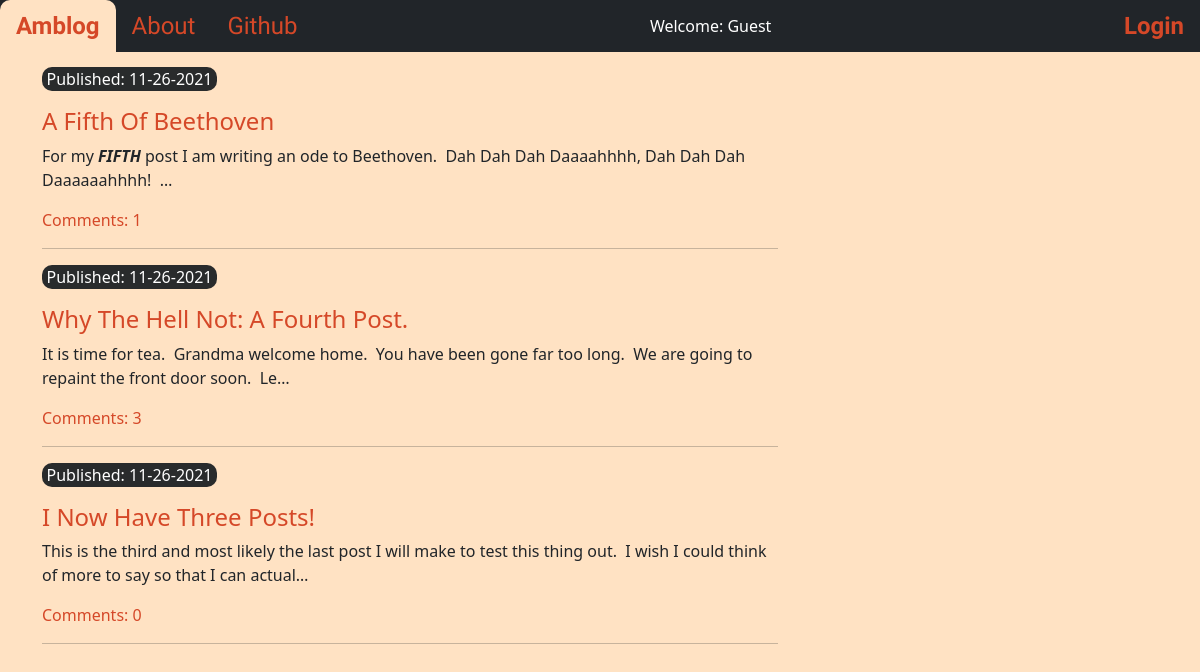
Before: / with the older database file.
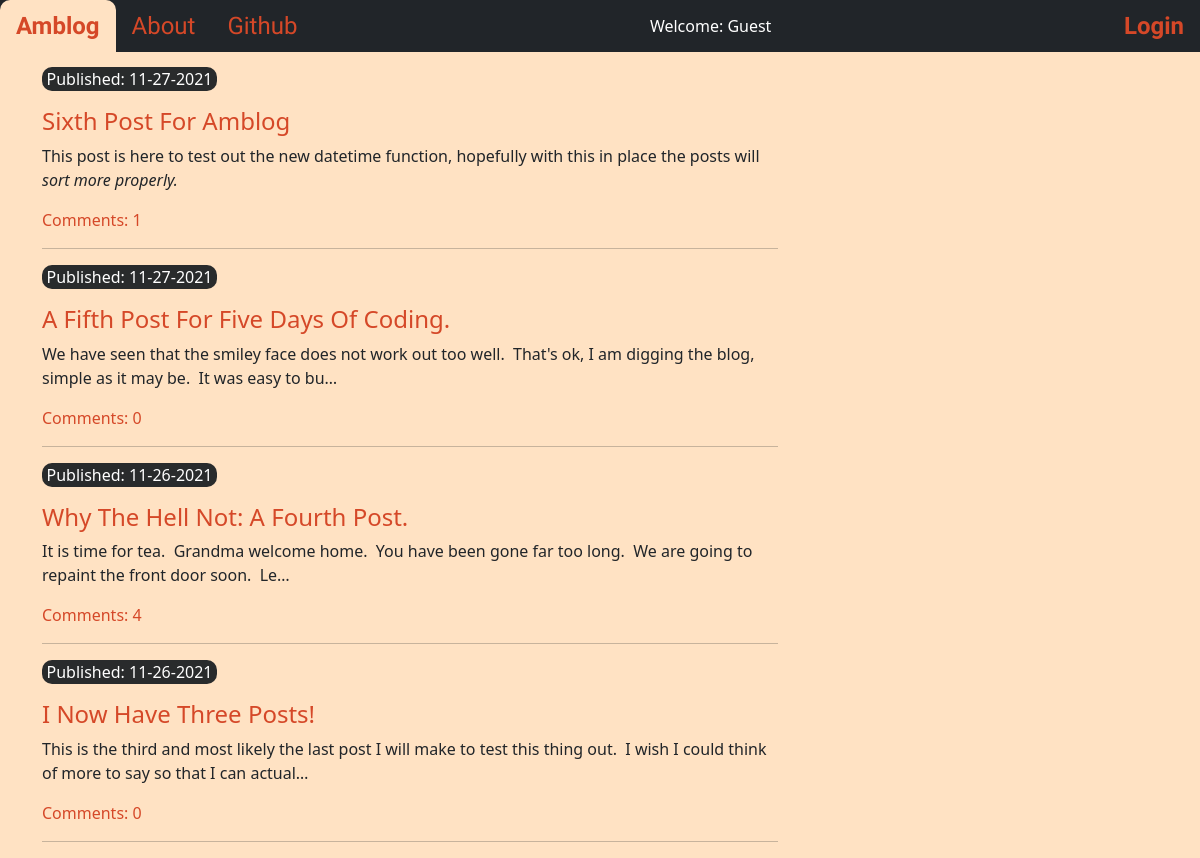
After: the same page with the newer database file.
### blog/models.py (models this page shows, shortened)
class Post(models.Model):
    author = models.ForeignKey('auth.User', on_delete=models.CASCADE)
    title = models.CharField(max_length=128)
    text = models.TextField()
    create_date = models.DateTimeField(default=timezone.now())
    published_date = models.DateTimeField(blank=True, null=True)
    def approve_comments(self):
        return self.comments.filter(approved_comment=True)

### blog/views.py (the view)
# urls.py: path('', views.PostListView.as_view(), name='post_list'),
class PostListView(ListView):
    model = Post
    def get_queryset(self):
        return Post.objects.filter(published_date__lte=timezone.now()).order_by('-published_date')

### blog/templates/blog/post_list.html
{% extends 'blog/base.html' %}
{% block content %}
<div class="centerstage">
  {% for post in post_list %}
    <div class="post">
      <div class="date">
        <p>Published: {{ post.published_date|date:"m-d-Y" }}</p>
      </div>
      <h4><a href="{% url 'post_detail' pk=post.pk %}">{{ post.title }}</a></h4>
      {{ post.text|safe|truncatechars:150 }}
      <div class="comments">
        <a href="{% url 'post_detail' pk=post.pk %}">Comments: {{ post.approve_comments.count }}</a>
      </div>
    </div>
    <hr>
  {% endfor %}
</div>
{% endblock %}

### blog/templates/blog/base.html (shortened to what this page needs)
<!DOCTYPE html>
{% load static %}
<html lang="en" dir="ltr">
  <head>
    <link rel="stylesheet" href="{% static 'css/bootstrap.min.css' %}">
    <link rel="stylesheet" href="https://cdn.jsdelivr.net/npm/bootstrap-icons@1.3.0/font/bootstrap-icons.css">
    <link rel="stylesheet" href="{% static 'css/medium-editor.css' %}">
    <link rel="stylesheet" href="{% static 'css/themes/default.css' %}">
    <link rel="stylesheet" href="{% static 'css/blog.css' %}">
  </head>
  <body>
    <nav class="navbar navbar-dark bg-dark navbar-padding">
      <ul class="nav navbar-font">
        <li class="nav-item">
          {% url 'post_list' as url %}
          <a href="{{ url }}"
          {% if request.path == url %} class="nav-link navbar-font-bold navbar-orange navbar-active navbar-hover-black"
          {% else %} class="nav-link navbar-font-bold navbar-orange"
          {% endif %} >Amblog</a>
        </li>
        <li class="nav-item">
          {% url 'about' as url %}
          <a href="{{ url }}"
          {% if request.path == url %} class="nav-link navbar-orange navbar-active navbar-hover-black"
          {% else %} class="nav-link navbar-orange"
          {% endif %} >About</a>
        </li>
        <li class="nav-item">
          <a class="nav-link navbar-orange" href="https://github.com/davidamlaw/">Github</a>
        </li>
      </ul>
      <ul class="nav navbar-right">
        <li class="nav-item welcome">
          {% if user.is_authenticated %}
            Welcome: {{ user }}
          {% else %}
            Welcome: Guest
          {% endif %}
        </li>
      </ul>
        <ul class="nav navbar-right navbar-font">
          {% if user.is_authenticated %}
          <li class="nav-item">
            {% url 'post_new' as url %}
            <a href="{{ url }}"
            {% if request.path == url %} class="nav-link navbar-orange navbar-active navbar-hover-black"
            {% else %} class="nav-link navbar-orange"
            {% endif %} >New Post</a>
          </li>
          <li class="nav-item">
            {% url 'post_draft_list' as url %}
            <a href="{{ url }}"
            {% if request.path == url %} class="nav-link navbar-orange navbar-active navbar-hover-black"
            {% else %} class="nav-link navbar-orange"
            {% endif %} >Drafts</a>
          </li>
          <li class="nav-item">
            <a class="nav-link navbar-orange navbar-font-bold" href="{% url 'logout' %}">Logout</a>
          </li>
      {% else %}
          <li class="nav-item">
            <a class="nav-link navbar-orange navbar-font-bold" href="{% url 'login' %}">Login</a>
          </li>
      {% endif %}
        </ul>
    </nav>
    <div class="content container">
      <div class="row">
        <div class="col-md-8">
          <div class="blog_posts">
            {% block content %}
            {% endblock %}
          </div>
        </div>
      </div>
    </div>
  </body>
</html>

### blog/static/css/blog.css (style rules this page uses)
a { text-decoration: none; color: rgb(213, 72, 40); }
body { background-color: rgb(255, 226, 195); }
.navbar-font li a { font-family: 'Roboto Condensed', sans-serif; font-size: 1.5em; }
.navbar-orange { color: rgb(213, 72, 40); }
.navbar-font-bold { font-weight: 900; }
.navbar-active { background-color: rgb(255, 226, 195); border-radius: 10px 10px 0 0; }
.navbar-padding { padding-bottom: 0; padding-top: 0; }
.date { background-color: rgb(41, 43, 44); border-radius: 10px; color: white; margin-top: 15px; margin-bottom: 5px; text-align: center; width: 175px; }
.welcome { color: white; }
.centerstage { margin-left: auto; margin-right: auto; }

Changed rows visible on the page:
added Post: published_date "11-27-2021", title "Sixth Post For Amblog", text "This post is here to test out the new datetime function, hopefully with this in place the posts will sort more properly.", approve_comments.count "1"
changed Post: published_date "11-26-2021" → "11-27-2021"; title "A Fifth Of Beethoven" → "A Fifth Post For Five Days Of Coding."; text "For my FIFTH post I am writing an ode to Beethoven. Dah Dah Dah Daaaahhhh, Dah Dah Dah Daaaaaahhhh! …" → "We have seen that the smiley face does not work out too well. That's ok, I am digging the blog, simple as it may be. It was easy to bu…"; approve_comments.count "1" → "0"
computed for Post "Why The Hell Not: A Fourth Post.": approve_comments.count "3" → "4"
